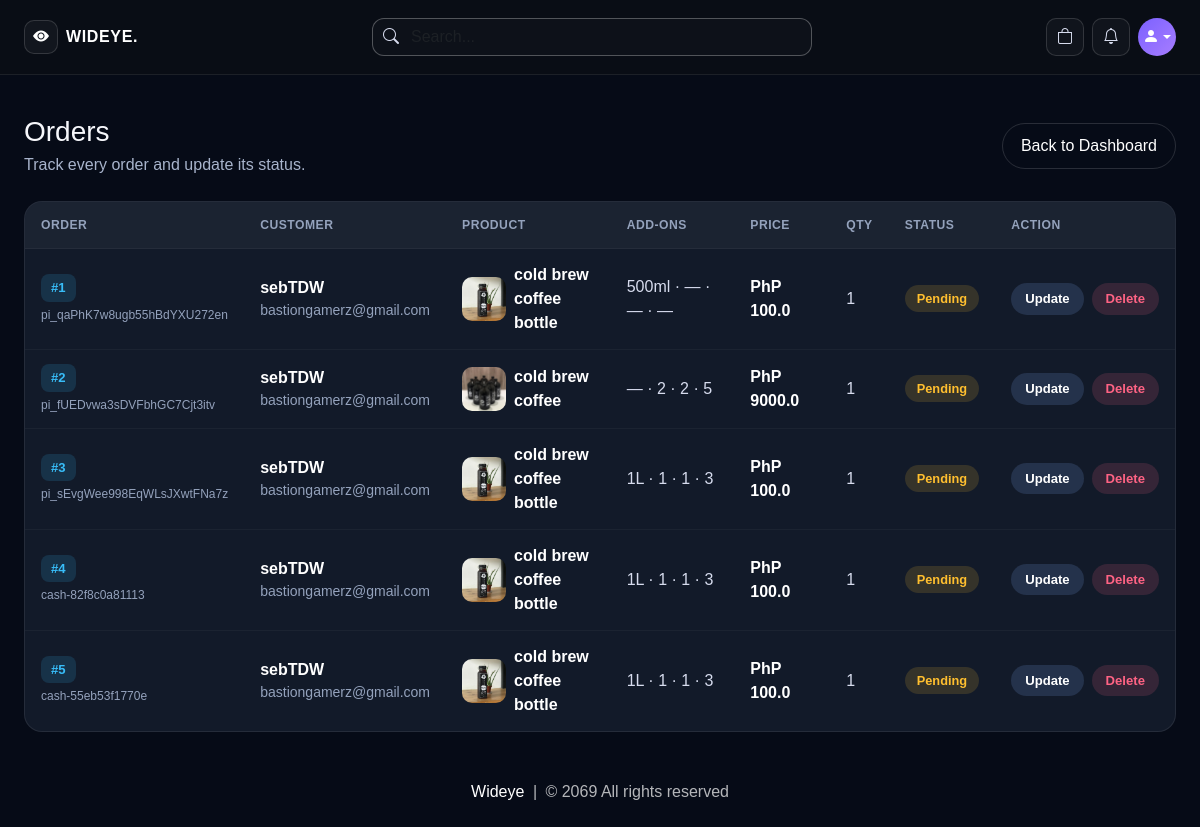
Before: /view-orders (signed in) with the older database file.
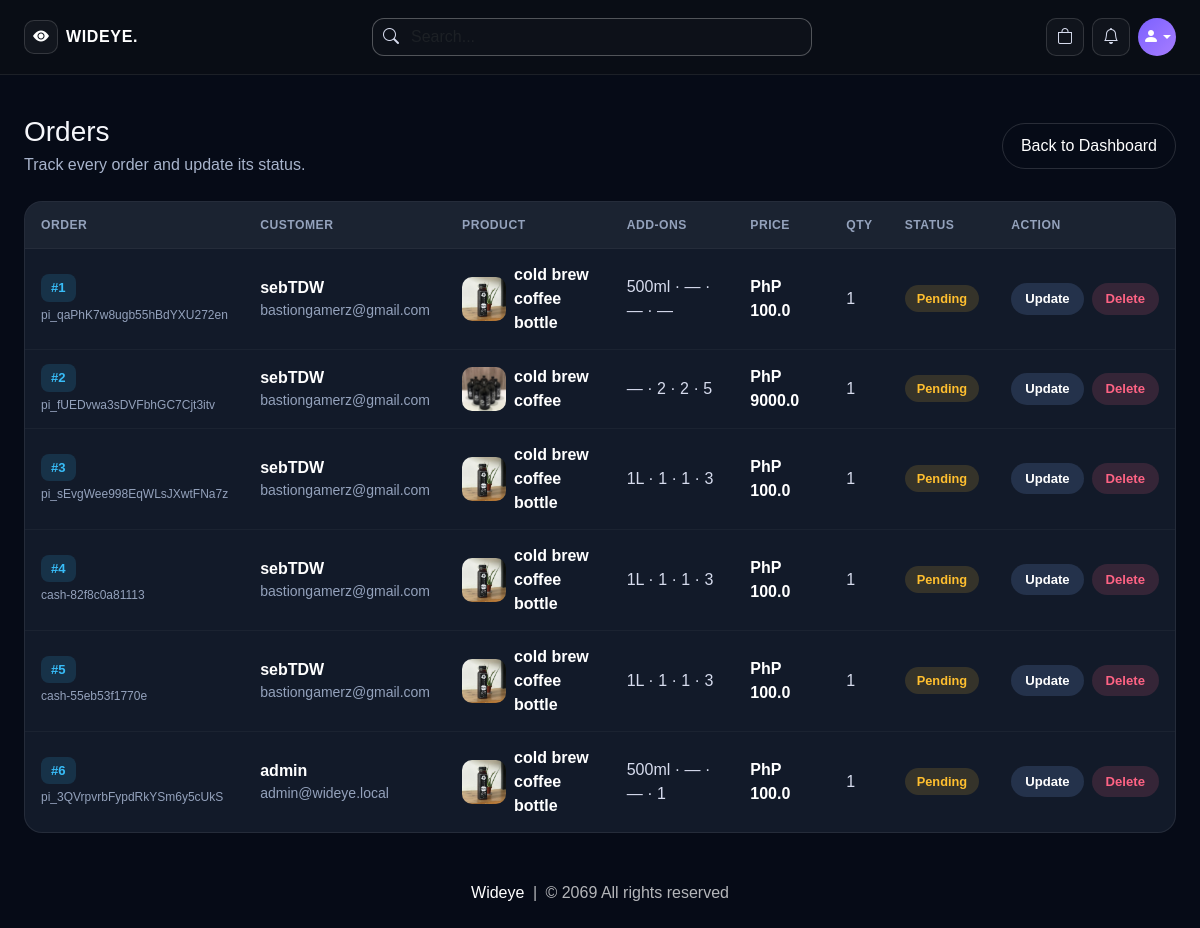
After: the same page with the newer database file.
### website/models.py (models this page shows, shortened)
class Order(db.Model):
    id = db.Column(db.Integer, primary_key=True)
    quantity = db.Column(db.Integer, nullable=False)
    size = db.Column(db.String(100), nullable=False, default='')
    sugar = db.Column(db.String(100), nullable=False, default='')
    milk = db.Column(db.String(100), nullable=False, default='')
    shot = db.Column(db.String(100), nullable=False, default='')
    price = db.Column(db.Float, nullable=False)
    status = db.Column(db.String(100), nullable=False)
    payment_method = db.Column(db.String(50), nullable=False, default='cashless')
    payment_id = db.Column(db.String(1000), nullable=False)
    customer_link = db.Column(db.Integer, db.ForeignKey('customer.id'), nullable=False)
    product_link = db.Column(db.Integer, db.ForeignKey('product.id'), nullable=False)

class Customer(db.Model, UserMixin):
    id = db.Column(db.Integer, primary_key=True)
    email = db.Column(db.String(100), unique=True)
    username = db.Column(db.String(100))
    password_hash = db.Column(db.String(150))
    is_admin = db.Column(db.Boolean, default=False, nullable=False)
    face_profile_name = db.Column(db.String(100))
    usual_product_id = db.Column(db.Integer, db.ForeignKey('product.id'), nullable=True)
    date_joined = db.Column(db.DateTime(), default=datetime.utcnow)
    cart_items = db.relationship('Cart', backref=db.backref('customer', lazy=True))
    orders = db.relationship('Order', backref=db.backref('customer', lazy=True))
    usual_product = db.relationship('Product', foreign_keys=[usual_product_id])
    usual_items = db.relationship(
        'UsualOrderItem',
        backref=db.backref('customer', lazy=True),
        cascade='all, delete-orphan',
        order_by='UsualOrderItem.id'
    )
    @property
    def password(self):
        raise AttributeError('Password is not a readable Attribute')

class Product(db.Model):
    id = db.Column(db.Integer, primary_key=True)
    product_name = db.Column(db.String(100), nullable=False)
    current_price = db.Column(db.Float, nullable=False)
    previous_price = db.Column(db.Float, nullable=False)
    in_stock = db.Column(db.Integer, nullable=False)
    size = db.Column(db.String(500), nullable=False, default='')
    sugar = db.Column(db.String(500), nullable=False, default='')
    milk = db.Column(db.String(500), nullable=False, default='')
    shot = db.Column(db.String(500), nullable=False, default='')
    product_picture = db.Column(db.Text, nullable=False)
    flash_sale = db.Column(db.Boolean, default=False)
    date_added = db.Column(db.DateTime, default=datetime.utcnow)
    carts = db.relationship('Cart', backref=db.backref('product', lazy=True))
    orders = db.relationship('Order', backref=db.backref('product', lazy=True))
    usual_items = db.relationship('UsualOrderItem', backref=db.backref('product', lazy=True))

### website/admin.py (the view)
@admin.route('/view-orders')
@login_required
def order_view():
    if current_user_is_admin():
        orders = Order.query.all()
        return render_template('view_orders.html', orders=orders, get_product_image=get_product_image)
    return render_template('404.html')

### website/admin.py (called while the page is built)
def current_user_is_admin():
    return current_user.is_authenticated and bool(getattr(current_user, 'is_admin', False))

### website/views.py (called while the page is built)
def parse_options(csv_string):
    if not csv_string:
        return []
    return [opt.strip() for opt in str(csv_string).split(',') if opt.strip()]

def get_product_image(product, selected_size=''):
    images = parse_options(product.product_picture) if product.product_picture else []
    if not images:
        return '/media/default.jpg'
    if not selected_size:
        return images[0]
    sizes = parse_options(product.size)
    if selected_size in sizes:
        idx = sizes.index(selected_size)
        return images[idx] if idx < len(images) else images[-1]
    return images[0]

### website/templates/view_orders.html (shortened to what this page needs)
{% extends 'base.html' %}
{% block body %}
<div class="wideye-shell py-4">
    <div class="d-flex flex-wrap align-items-center justify-content-between gap-3 mb-4">
        <div>
            <h1 class="h3 mb-1">Orders</h1>
            <p style="color:#a8b4cc;" class="mb-0">Track every order and update its status.</p>
        </div>
        <a href="/admin-page" style="border:1px solid rgba(255,255,255,0.14);border-radius:999px;padding:10px 18px;color:#fff;">Back to Dashboard</a>
    </div>
    {% if orders | length < 1 %}
    <div class="text-center py-5">
        <h3>No orders yet.</h3>
    </div>
    {% else %}
    <div class="wideye-order-wrap">
        <table class="wideye-order-table">
            <thead>
                <tr>
                    <th>Order</th>
                    <th>Customer</th>
                    <th>Product</th>
                    <th>Add-ons</th>
                    <th>Price</th>
                    <th>Qty</th>
                    <th>Status</th>
                    <th>Action</th>
                </tr>
            </thead>
            <tbody>
                {% for order in orders %}
                <tr>
                    <td>
                        <span class="wideye-order-id">#{{ order.id }}</span>
                        <small class="d-block mt-1" style="color:#94a2bc;font-size:0.75rem;">{{ order.payment_id }}</small>
                    </td>
                    <td>
                        <span style="color:#fff;font-weight:600;">{{ order.customer.username }}</span>
                        <small class="d-block" style="color:#94a2bc;">{{ order.customer.email }}</small>
                    </td>
                    <td>
                        <div class="d-flex align-items-center gap-2">
                            <img class="wideye-order-img" src="{{ get_product_image(order.product, order.size) }}" alt="{{ order.product.product_name }}">
                            <span style="color:#fff;font-weight:600;">{{ order.product.product_name }}</span>
                        </div>
                    </td>
                    <td>{{ order.size if order.size else '—' }} · {{ order.sugar if order.sugar else '—' }} · {{ order.milk if order.milk else '—' }} · {{ order.shot if order.shot else '—' }}</td>
                    <td style="font-weight:600;color:#fff;">PhP {{ order.price }}</td>
                    <td>{{ order.quantity }}</td>
                    <td>
                        {% set s = order.status | lower %}
                        <span class="wideye-status {% if s == 'pending' %}wideye-status-pending{% elif s == 'accepted' %}wideye-status-accepted{% elif s == 'delivered' %}wideye-status-delivered{% elif s == 'canceled' %}wideye-status-canceled{% else %}wideye-status-pending{% endif %}">
                            {{ order.status }}
                        </span>
                    </td>
                    <td>
                        <div class="d-flex gap-2">
                            <a href="/update-order/{{ order.id }}" class="wideye-order-action">Update</a>
                            <a href="/delete-order/{{ order.id }}" class="wideye-order-action" style="background:rgba(255,99,132,0.15);color:#ff6384;" onclick="return confirm('Delete order #{{ order.id }}?')">Delete</a>
                        </div>
                    </td>
                </tr>
                {% endfor %}
            </tbody>
        </table>
    </div>
    {% endif %}
</div>
{% endblock %}

### website/templates/base.html (shortened to what this page needs)
<!DOCTYPE html>
<html lang="en">
<head>
    <link rel="stylesheet" href="https://cdnjs.cloudflare.com/ajax/libs/bootstrap-icons/1.10.5/font/bootstrap-icons.min.css">
    <link rel="stylesheet" href="{{ url_for('static', filename='css/all.min.css') }}">
    <link rel="stylesheet" href="{{ url_for('static', filename='css/bootstrap.min.css') }}">
    <link rel="stylesheet" href="{{ url_for('static', filename='css/style.css') }}">
</head>
<body>
    {% set cart_items = cart | default([], true) | list %}
    <nav class="wideye-navbar">
        <div class="wideye-shell">
            <div class="d-flex flex-wrap align-items-center justify-content-between gap-3">
                <a class="d-flex align-items-center gap-2" href="/">
                    <span class="wideye-brand-mark">
                        <i class="bi bi-eye-fill"></i>
                    </span>
                    <span class="wideye-brand-text">WIDEYE.</span>
                </a>
                <form class="wideye-search-form" role="search" action="/search" method="POST">
                    <div class="wideye-search-wrap d-flex align-items-center">
                        <i class="bi bi-search"></i>
                        <input class="form-control wideye-search-input" name="search" type="search" placeholder="Search..." aria-label="Search">
                    </div>
                </form>
                <div class="d-flex align-items-center gap-2">
                    <a class="wideye-icon-button wideye-nav-icon" href="/cart" aria-label="Cart">
                        <span class="position-relative d-inline-flex">
                            <i class="bi bi-bag"></i>
                        </span>
                    </a>
                    <a class="wideye-icon-button wideye-nav-icon" href="/orders" aria-label="Orders">
                        <i class="bi bi-bell"></i>
                    </a>
                    {% if current_user.is_authenticated %}
                    <div class="dropdown">
                        <a class="wideye-avatar dropdown-toggle" href="#" role="button" id="profileDropdown" data-bs-toggle="dropdown" aria-expanded="false">
                            <i class="bi bi-person-fill"></i>
                        </a>
                    </div>
                    {% else %}
                    <a class="wideye-avatar" href="/login" aria-label="Login">
                        <i class="bi bi-person-fill"></i>
                    </a>
                    {% endif %}
                </div>
            </div>
        </div>
    </nav>
    <div class="wideye-shell pt-3">
    </div>
    {% block body %}
    {% endblock %}
    <footer class="wideye-footer">
        <div class="wideye-shell text-center">
            <a href="/">Wideye</a> <span class="mx-1">|</span> <span>&copy; 2069 All rights reserved</span>
        </div>
    </footer>
</body>
</html>

### website/templates/base.html (style rules this page uses)
* { box-sizing: border-box; }
html { -webkit-text-size-adjust: 100%; }
body { background: #060b17; color: #f6f7fb; min-height: 100vh; font-family: Arial, Helvetica, sans-serif; overflow-x: hidden; }
a { text-decoration: none; }
img, iframe, canvas, video { max-width: 100%; }
.wideye-shell { width: min(calc(100% - clamp(1rem, 4vw, 3rem)), 1280px); margin: 0 auto; }
.wideye-navbar { background: #090d15; border-bottom: 1px solid rgba(255, 255, 255, 0.08); padding: 18px 0; }
.wideye-brand-mark { width: 34px; height: 34px; border-radius: 10px; border: 1px solid rgba(255, 255, 255, 0.14); display: inline-flex; align-items: center; justify-content: center; color: #ffffff; background: rgba(255, 255, 255, 0.04); }
.wideye-brand-text { color: #ffffff; font-weight: 700; letter-spacing: 0.04em; }
.wideye-search-form { max-width: 440px; width: 100%; }
.wideye-search-input, .wideye-search-input:focus { background: transparent; border: none; box-shadow: none; color: #ffffff; }
.wideye-search-wrap { border: 1px solid rgba(255, 255, 255, 0.28); border-radius: 12px; background: rgba(255, 255, 255, 0.02); padding: 0 10px; }
.wideye-search-wrap i, .wideye-nav-icon { color: #d7dcee; }
.wideye-icon-button { width: 38px; height: 38px; border-radius: 10px; border: 1px solid rgba(255, 255, 255, 0.14); display: inline-flex; align-items: center; justify-content: center; background: rgba(255, 255, 255, 0.03); }
.wideye-avatar { width: 38px; height: 38px; border-radius: 50%; background: linear-gradient(135deg, #7b61ff, #a77dff); color: #ffffff; display: inline-flex; align-items: center; justify-content: center; font-size: 1rem; }
.wideye-footer { color: rgba(255, 255, 255, 0.7); padding: 24px 0 32px; }
.wideye-footer a { color: #ffffff; }

### website/templates/view_orders.html (style rules this page uses)
.wideye-order-wrap { background: #121a29; border: 1px solid rgba(255, 255, 255, 0.08); border-radius: 18px; overflow-x: auto; }
.wideye-order-table { width: 100%; border-collapse: collapse; margin: 0; min-width: 900px; }
.wideye-order-table thead { background: rgba(255, 255, 255, 0.04); }
.wideye-order-table th { padding: 14px 16px; font-size: 0.76rem; text-transform: uppercase; letter-spacing: 0.04em; color: #94a2bc; font-weight: 600; border-bottom: 1px solid rgba(255, 255, 255, 0.08); white-space: nowrap; }
.wideye-order-table td { padding: 14px 16px; color: #d7dcee; border-bottom: 1px solid rgba(255, 255, 255, 0.04); vertical-align: middle; }
.wideye-order-table tbody tr:last-child td { border-bottom: none; }
.wideye-order-id { background: rgba(56, 189, 248, 0.15); color: #38bdf8; font-weight: 700; font-size: 0.82rem; padding: 4px 10px; border-radius: 8px; display: inline-block; }
.wideye-order-img { width: 44px; height: 44px; border-radius: 10px; object-fit: cover; }
.wideye-status { display: inline-block; padding: 4px 12px; border-radius: 999px; font-size: 0.8rem; font-weight: 600; }
.wideye-status-pending { background: rgba(255,191,47,0.15); color: #ffbf2f; }
.wideye-order-action { background: #24324b; color: #ffffff; padding: 6px 14px; border-radius: 999px; font-weight: 700; font-size: 0.82rem; white-space: nowrap; }

Changed rows visible on the page:
added Order: id "6", payment_id "pi_3QVrpvrbFypdRkYSm6y5cUkS", customer.username "admin", customer.email "admin@wideye.local", size.size (picture), product.product_name "cold brew coffee bottle", size "500ml", sugar "—", milk "—", shot "1", price "100.0", quantity "1", status "Pending"
